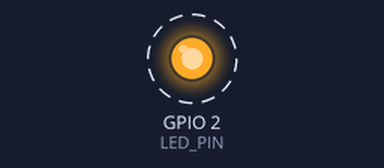
The sketch below on a simulated ESP32. Parts: output pins drawn as LEDs (lit = HIGH). Dashed ring = blinking. What the sketch prints to the serial monitor is not drawn.

Above: at 0.2 s.
Timing chart, 0 to 3.0 s (numbered marks = the images above):
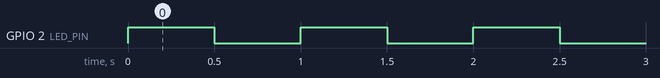

Measured:
- by itself, GPIO 2 (LED_PIN): alternates HIGH for 0.50 s and LOW for 0.50 s

The sketch:

sketch.ino
```cpp
#define LED_PIN 2

void setup() {
  Serial.begin(115200);
  pinMode(LED_PIN, OUTPUT);
  Serial.println("ESP32 alive");
}

void loop() {
  digitalWrite(LED_PIN, HIGH);
  delay(500);
  digitalWrite(LED_PIN, LOW);
  delay(500);
  Serial.println("blink");
}
```
